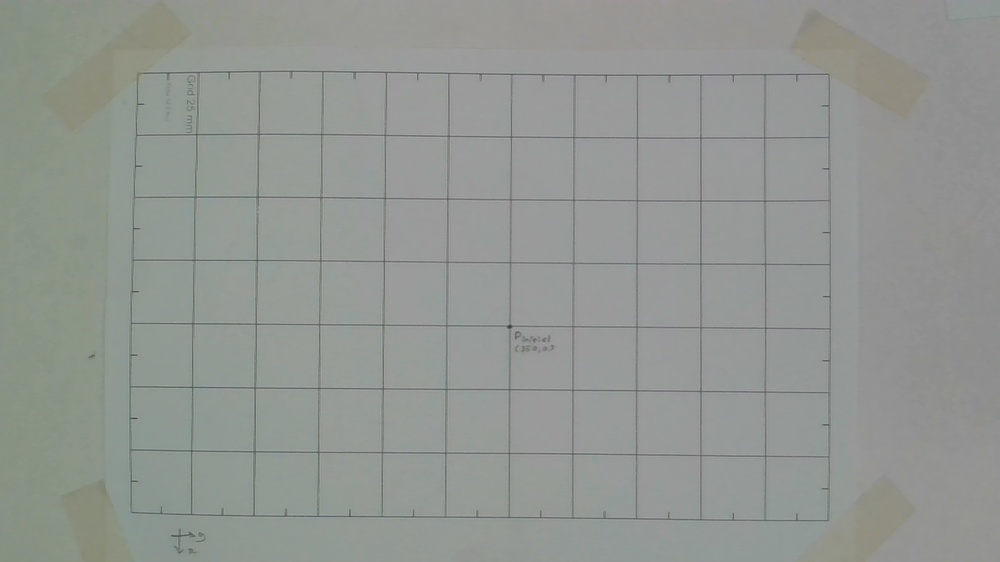
#> input picture outputs/last_capture_image.jpg, 1000 x 562 px, shrunk from 1920 x 1080 before the run
$ python plot.py
#> lines starting #> are read from the running program, lines starting #| are printed output that depends on the picture; after the words box and inside, x2 and y2 are one past the last pixel; in counts of white or black regions, pixels touching at a corner belong together
import cv2
import matplotlib.pyplot as plt
import numpy as np
import os

current_dir = os.path.dirname(__file__)
OUTPUT_FOLDER = os.path.join(current_dir, "..", "outputs")
image_path = os.path.join(OUTPUT_FOLDER, "last_capture_image.jpg")

img = cv2.imread(image_path, cv2.IMREAD_GRAYSCALE)
#> img: shape (562, 1000); min 61, max 171, mean 148.8

_, th = cv2.threshold(img, 125, 255, cv2.THRESH_BINARY_INV)
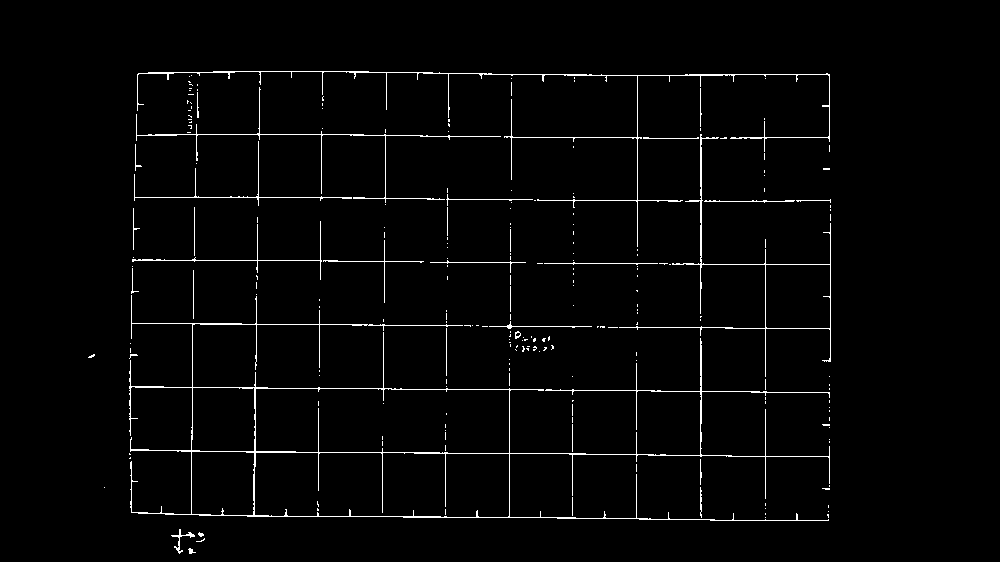
#> th: shape (562, 1000); 2.1% white in thin lines or dots, all inside (x1, y1, x2, y2) = (88, 71, 831, 554)

kernel = np.ones((5, 5), np.uint8)
mask = cv2.morphologyEx(th, cv2.MORPH_OPEN, kernel)
#> mask: shape (562, 1000); every value is 0

plt.subplot(1, 2, 1)
plt.imshow(th, cmap='gray')
plt.title("thresholded")
plt.axis('off')
plt.subplot(1, 2, 2)
plt.imshow(mask, cmap='gray')
plt.title("mask")
plt.axis('off')
plt.show()
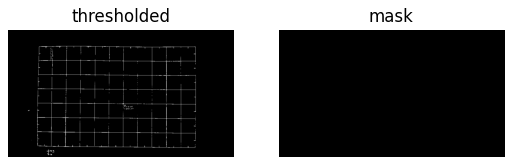
#> figure drawn by matplotlib, 2 panels

$ run again, with outputs/calib.jpg copied over outputs/last_capture_image.jpg
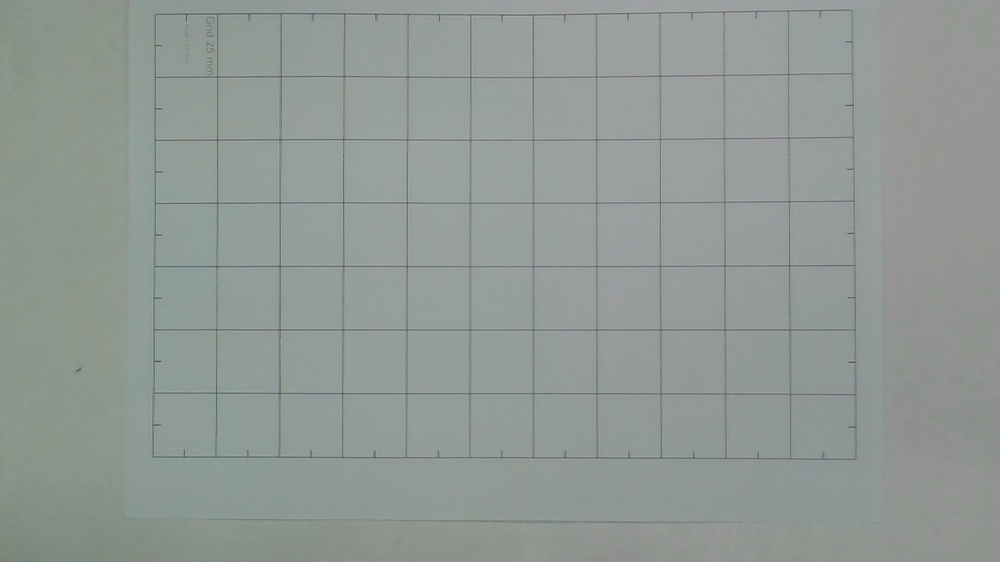
#> input picture outputs/calib.jpg, 1000 x 562 px, shrunk from 1920 x 1080 before the run
#> `_, th = cv2.threshold(img, 125, 255, cv2.THRESH_BINARY_INV)`:
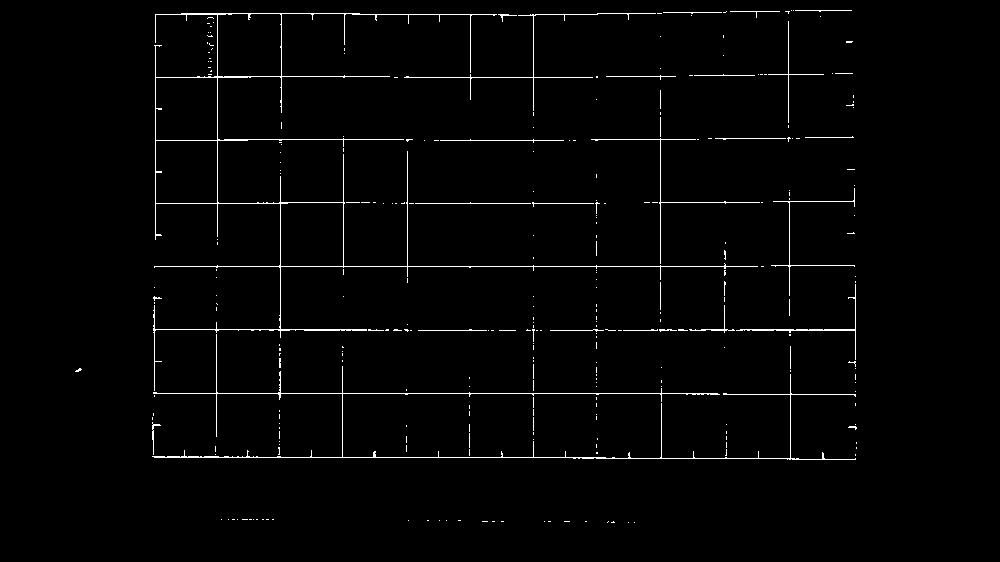
#> th: shape (562, 1000); 1.7% white in thin lines or dots, all inside (x1, y1, x2, y2) = (75, 10, 857, 523)
#> mask: shape (562, 1000); every value is 0
#> `plt.show()`:
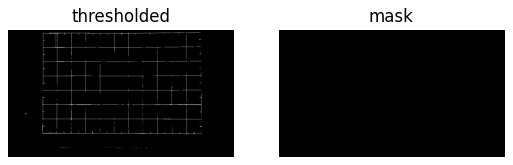
#> figure drawn by matplotlib, 2 panels

$ run again, with outputs/last_capture.jpg copied over outputs/last_capture_image.jpg
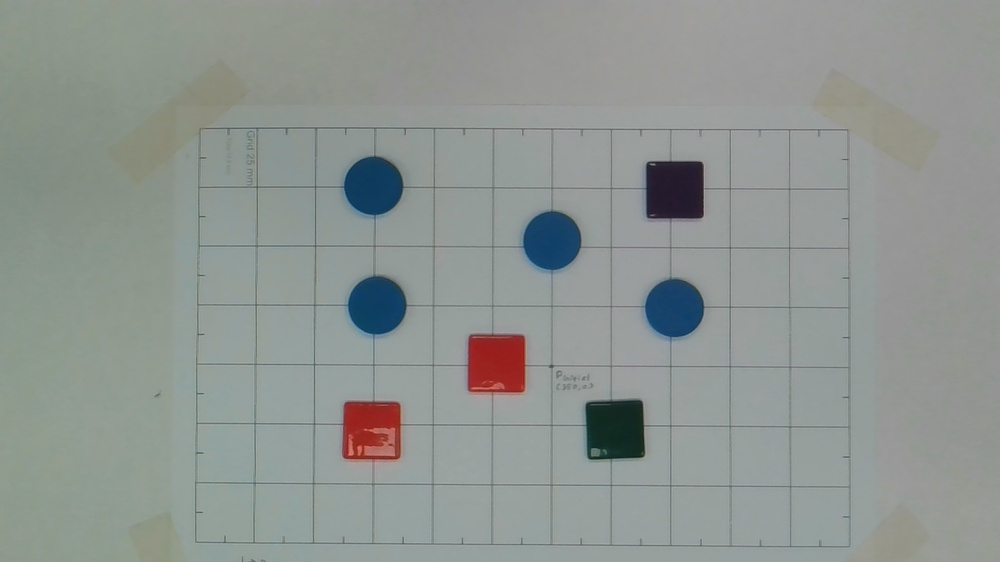
#> input picture outputs/last_capture.jpg, 1000 x 562 px, shrunk from 1920 x 1080 before the run
#> `_, th = cv2.threshold(img, 125, 255, cv2.THRESH_BINARY_INV)`:
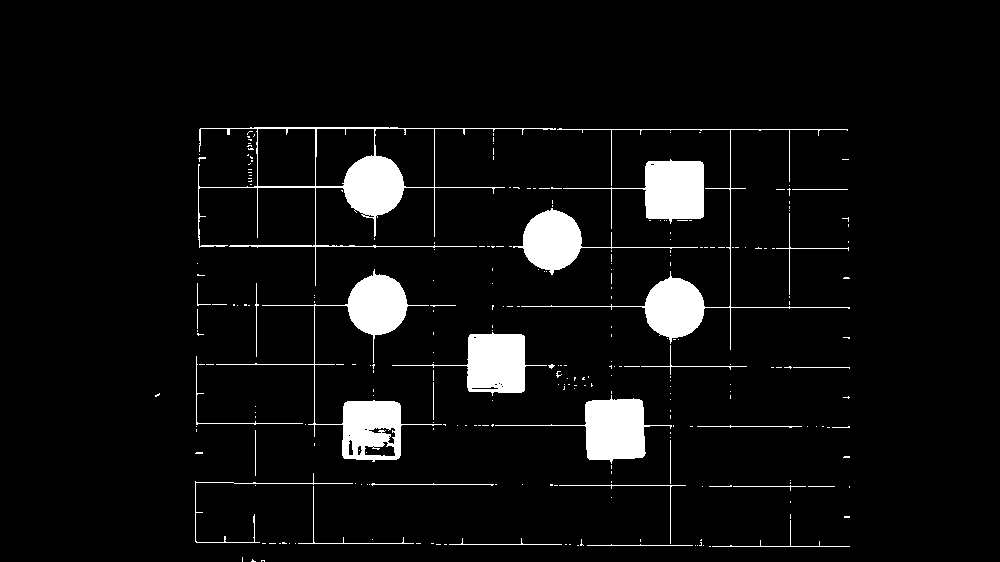
#> th: shape (562, 1000); 5.7% white; 273 white regions (242 under 20 px), largest, box (x1, y1, x2, y2) and area: (216, 269, 442, 462) 6260, (198, 127, 556, 286) 4869, (521, 128, 850, 350) 3810
#> mask: shape (562, 1000); 4.3% white; 8 white regions, largest, box (x1, y1, x2, y2) and area: (585, 399, 645, 460) 3471, (645, 161, 704, 219) 3366, (467, 334, 525, 393) 3171
#> `plt.show()`:
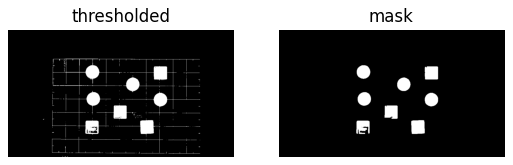
#> figure drawn by matplotlib, 2 panels
